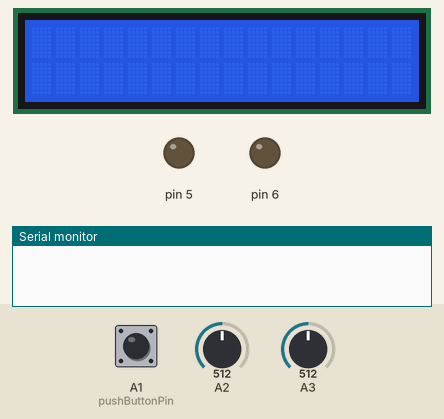
Simulated run of this sketch. Board: Arduino Uno, built with avr-gcc and run on an emulated ATmega328P. On the bench: 16×2 character LCD, output pins drawn as LEDs (lit = HIGH), the last lines printed to the serial monitor. The inputs (shaded band) are chosen by the test bench; at power-on: A1 (pushButtonPin) HIGH, A3 = 512, A2 = 512.

Above: at 1.2 s.
1.3 s: A1 (pushButtonPin) pulled LOW for 0.15 s
At 1.6 s:
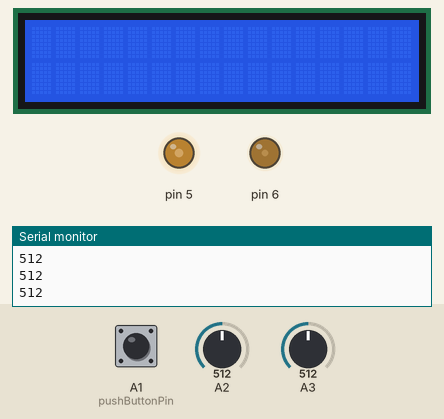
2.9 s: A3 set to 490
At 3.5 s:
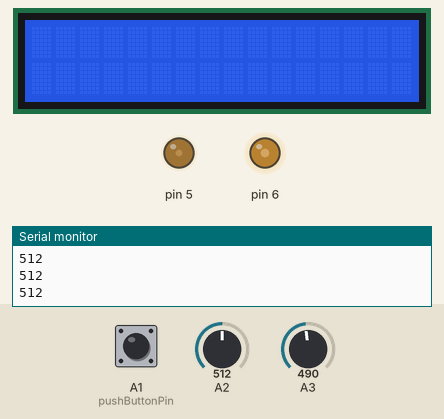
4.4 s: A1 (pushButtonPin) pulled LOW for 1 s
At 4.9 s:
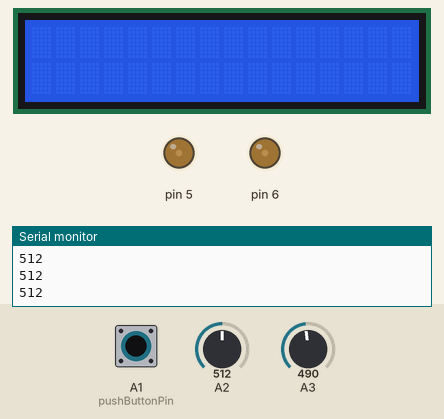
6.9 s: A1 (pushButtonPin) pulled LOW for 3.2 s
At 8.2 s:
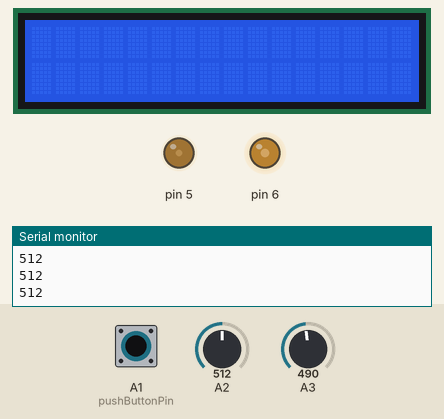
11.6 s: A3 set to 510
At 12.3 s:
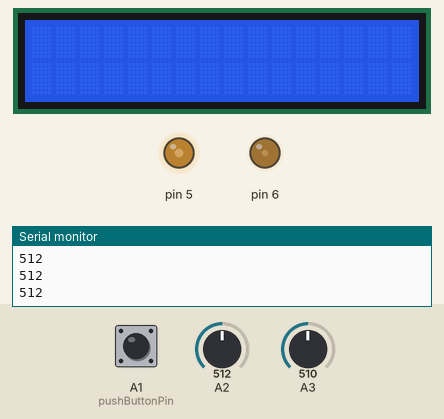
Timing chart, 0 to 14.1 s (numbered marks = the images above; inputs shaded):
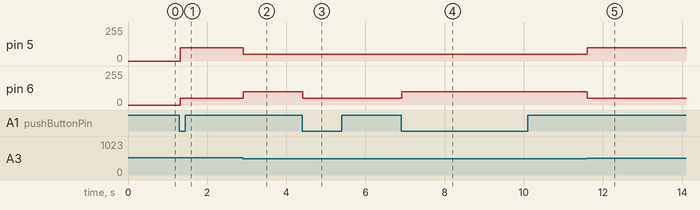

The sketch:

sketch_jan08a.ino
```cpp
#include "PushButton.h"
#include "Motor.h"
#include "InfraredTrack.h"
#include <LiquidCrystal_I2C.h>

const int pushButtonPin = A1;
PushButton pushButton(pushButtonPin,INPUT_PULLUP);
boolean run = false;
int pushCounts = 0;
Motor leftMotor(11,12,6);
Motor rightMotor(9,10,5);
InfraredTrack rightInfrared(A2);
InfraredTrack leftInfrared(A3);
LiquidCrystal_I2C lcd(0x3F, 2, 1, 0, 4, 5, 6, 7, 3, POSITIVE);

void setup() {
  // put your setup code here, to run once:
Serial.begin(115200);
lcd.begin(16, 2);

}

void loop() {
  // put your main code here, to run repeatedly:
  pushCounts= pushButton.getPushCounts();

 run = (pushCounts % 2)==0?false:true;
  if(run)
   carRun();
  else
   carStop();
}


void carRun(){
  //Serial.println("run");
  //infraredValue
   Serial.println(rightInfrared.rawValue());
    delay(20);

   //左邊>600是黑
   //右邊>600是黑
   int rightValue = rightInfrared.rawValue();
   int leftValue = leftInfrared.rawValue();
   /*
   lcd.clear();
   lcd.setCursor(0, 0);
   lcd.println(rightValue);
   lcd.setCursor(0, 1);
   lcd.println(leftValue);
   delay(500);
   */

  if (leftValue<500){
      carToRight();
      return;
   }else{
      carToLeft();
      return;
   }


   if (rightValue<500){
      carToLeft();
      return;
   }else{
      carToRight();
      return;
   }

   carToStraight();

}

void carToLeft(){
  leftMotor.setMode("foreward");
  leftMotor.setSpeed(0);
  rightMotor.setMode("foreward");
  rightMotor.setSpeed(1);
}

void carToRight(){
  leftMotor.setMode("foreward");
  leftMotor.setSpeed(1);
  rightMotor.setMode("foreward");
  rightMotor.setSpeed(0);
}

void carToStraight(){
  leftMotor.setMode("foreward");
  leftMotor.setSpeed(4);
  rightMotor.setMode("foreward");
  rightMotor.setSpeed(4);
}

void carStop(){
  // Serial.println("stop");
  leftMotor.setMode("stop");
  leftMotor.setSpeed(0);
  rightMotor.setMode("stop");
  rightMotor.setSpeed(0);
}
```

InfraredTrack.cpp
```cpp
#include "InfraredTrack.h"
 InfraredTrack::InfraredTrack(int pinNum){
  _pin = pinNum;
 }


 int InfraredTrack::rawValue(){
    _rawValue = analogRead(_pin);
    return _rawValue;
 }
```

InfraredTrack.h
```cpp
#ifndef _INFRAREDTRACK_H
#define _INFRAREDTRACK_H

#include "arduino.h"
class InfraredTrack{
  protected:
  int _rawValue=0;
  int _pin;

  public:
  InfraredTrack(int pinNum);
  int rawValue();
};
#endif
```

Motor.cpp
```cpp
#include "Motor.h"
 Motor::Motor(int pin1,int pin2,int speedPin){
      _modePin1 = pin1;
      _modePin2 = pin2;
      this -> _speedPin = speedPin;
      _speed = 0;
      _mode = "stop";
    }
 void Motor::setSpeed(int speed){
    if(this -> _speed != speed){
      this -> _speed = speed;
      changeMotorState();
    }
 }

 void Motor::setMode(String mode){
    if(this -> _mode != mode){
      this -> _mode = mode;
      changeMotorState();
    }
 }

 void Motor::changeMotorState(){
  int speedValue = map(_speed,0,4,50,255);
  analogWrite(_speedPin,speedValue);
  if(_mode == "stop"){
      digitalWrite(_modePin1,LOW);
      digitalWrite(_modePin2,LOW);
    }else if(_mode == "foreward"){
       digitalWrite(_modePin1,HIGH);
       digitalWrite(_modePin2,LOW);
    }else if(_mode == "backward"){
       digitalWrite(_modePin1,LOW);
       digitalWrite(_modePin2,HIGH);
    }
 }
```

Motor.h
```cpp
#ifndef _MOTOR_H_
#define _MOTOR_H_
#include <arduino.h>
class Motor{
  protected:
    int _modePin1;
    int _modePin2;
    int _speedPin;
    int _speed;
    String _mode;
    void changeMotorState();
   public:
    Motor(int pin1,int pin2,int speedPin);
    void setSpeed(int speed);//speed 0~4,default=0
    void setMode(String mode);//"stop","foreward","backward".default="stop"
};
#endif
```

PushButton.cpp
```cpp
#include "PushButton.h"

PushButton::PushButton(int pinNumber){
  _buttonPin = pinNumber;
  pinMode(_buttonPin,INPUT);
  _previousState = LOW;
  _currentState = LOW;
}

PushButton::PushButton(int pinNumber,int mode){
  _buttonPin = pinNumber;
  _mode = mode;
  pinMode(_buttonPin,_mode);
  switch (mode){
    case INPUT:
      _previousState = LOW;
      _currentState = LOW;
      break;
    case INPUT_PULLUP:
     _previousState = HIGH;
     _currentState = HIGH;
     break;
    default:break;
  }
}

int PushButton::getPushCounts(){
  _currentState = digitalRead(_buttonPin);
  _currentsTimes = millis();
  if(_currentState != _previousState && (_currentsTimes-_previousTimes)>50){
    _previousState = _currentState;
    _previousTimes = _currentsTimes;

    if(_mode == INPUT && _currentState == HIGH){
      _pushCounts++;
    }

    if(_mode == INPUT_PULLUP && _currentState == LOW){
      _pushCounts++;
    }
  }
  return _pushCounts;
}

int PushButton::getRepeatValue(){
  int pushCounts = getPushCounts();
  return pushCounts%2;
}
```

PushButton.h
```cpp
#ifndef _PUSHBUTTON_H_
#define _PUSHBUTTON_H_

#include <arduino.h>

class PushButton{

  private:
  int _buttonPin;
  int _pushCounts = 0;
  unsigned long _previousTimes = 0;
  unsigned long _currentsTimes = 0;
  bool _previousState;
  bool _currentState;
  int _mode=INPUT;

  public:
  //constructor
  PushButton(int pinNumber);
  PushButton(int pinNumber,int mode);
  //method
  int getPushCounts();
  int getRepeatValue();

};
#endif
```

Measured:
- the behaviour switches between 500 and 499 on A3 (found by bisection; images 1 and 2)
- after the input at 1.3 s, pin 5: 0/255 → 101/255 at once; pin 6: 0/255 → 50/255 at once
- after the input at 2.9 s, pin 5: 101/255 → 50/255 at once; pin 6: 50/255 → 101/255 at once
- after the input at 4.4 s, pin 6: 101/255 → 50/255 at once
- after the input at 6.9 s, pin 6: 50/255 → 101/255 at once
- after the input at 11.6 s, pin 5: 50/255 → 101/255 at once; pin 6: 101/255 → 50/255 at once
